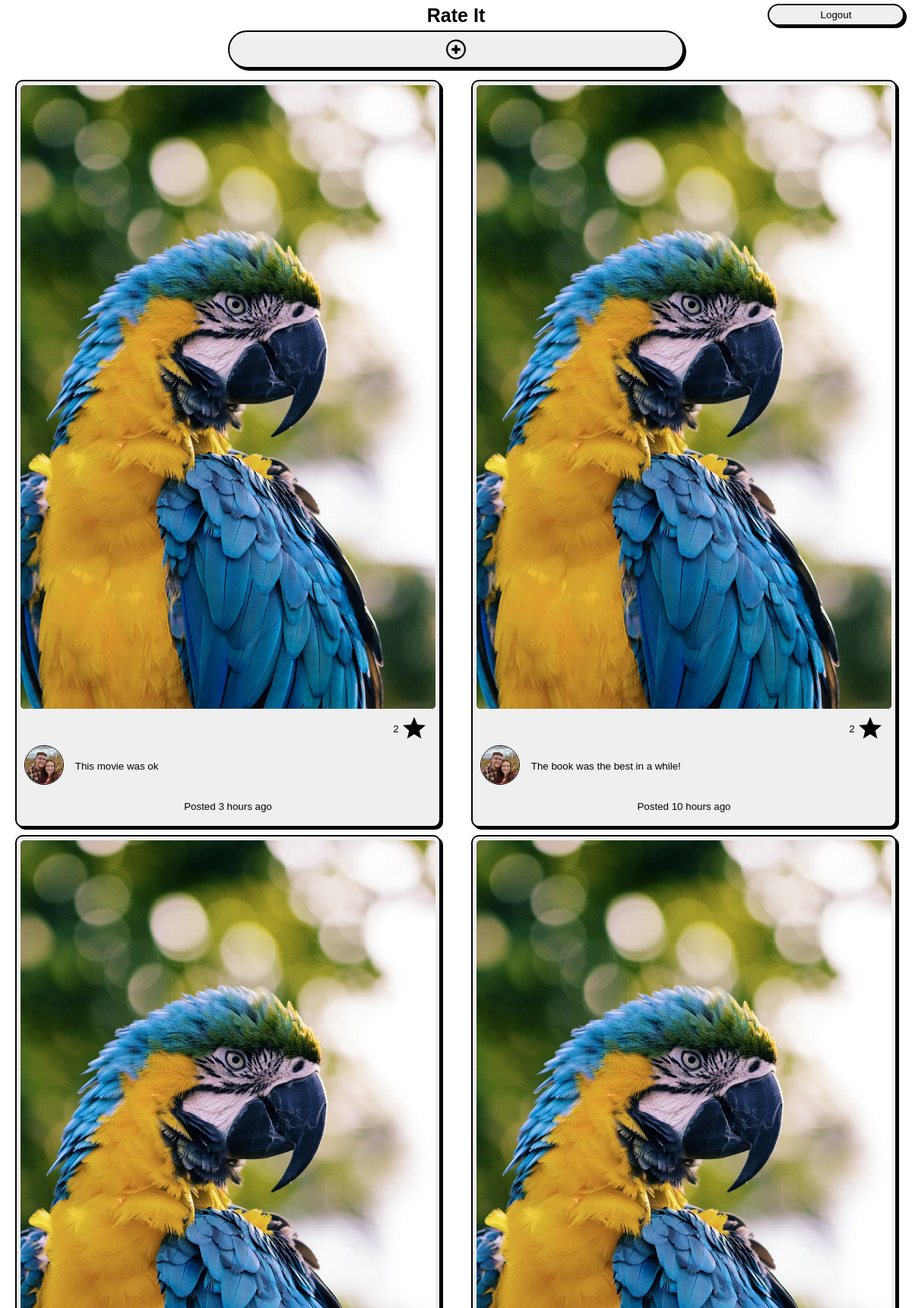
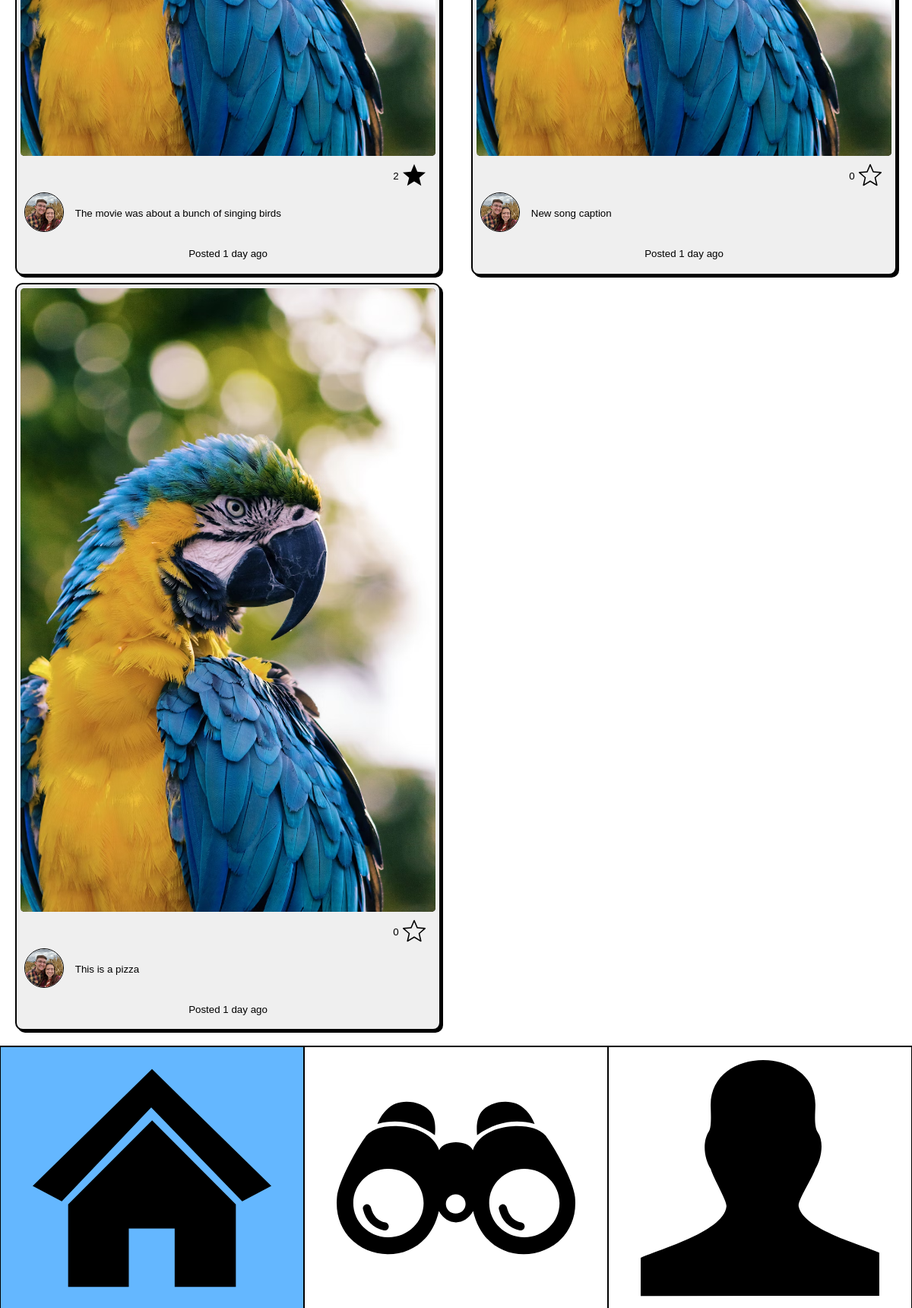
Screenshot of /home/ (signed in) with the database file from the repository (2 pictures, top to bottom).
### friends_haven_app/models.py (models this page shows, shortened)
class Post(models.Model):
    item_name = models.CharField(max_length=100)
    image = models.ImageField(upload_to='posts/', default=None, null=True, blank=True)
    creator = models.ForeignKey(Profile, on_delete=models.CASCADE)
    rate = models.IntegerField(default=0, validators=[MinValueValidator(0), MaxValueValidator(5)])
    caption = models.CharField(max_length=100)
    description = models.TextField(max_length=200)
    timestamp = models.DateTimeField(auto_now_add=True)
    category = models.ForeignKey(Category, on_delete=models.CASCADE, default=None, null=True,)
    community_rate = models.IntegerField(default=0)
    likes = models.IntegerField(default=0, null=True, blank=True)
    likedBy = models.CharField(max_length=50000,default=0, null=True, blank=True)
    sections = models.CharField(max_length=5000, null= True, blank=True)
    answers = models.CharField(max_length=5000, null= True, blank=True)
    def getSections(self):
        return json.loads(self.sections)
    def getAnswers(self):
        return json.loads(self.answers)
    def time_ago(self):
        current_time = datetime.now(timezone.utc)
        time_difference = current_time - self.timestamp.replace(tzinfo=timezone.utc)
        weeks, days = divmod(time_difference.days, 7)
        hours, remainder = divmod(time_difference.seconds, 3600)
        minutes, seconds = divmod(remainder, 60)
        if weeks == 1:
            return f"{weeks} week ago"
        elif weeks > 1:
            return f"{weeks} weeks ago"
        elif days == 1:
            return f"{days} day ago"
        elif days > 1:
            return f"{days} days ago"
        elif hours == 1:
            return f"{hours} hour ago"
        elif hours > 1:
            return f"{hours} hours ago"
        elif minutes == 1:
            return f"{minutes} minute ago"
        elif minutes > 1:
            return f"{minutes} minutes ago"
        elif seconds == 1:
            return f"{seconds} second ago"
        else:
            return f"{seconds} seconds ago"

class Profile(models.Model):
    user = models.OneToOneField(User, on_delete=models.CASCADE)
    profile_picture = models.ImageField(upload_to='profilePictures/', default=None, null=True, blank=True)
    description = models.TextField(max_length=200, default=None, null=True, blank=True)
    rates = models.IntegerField(default=0, null=True, blank=True)
    idolNum = models.IntegerField(default=0, null=True, blank=True)
    fanNum = models.IntegerField(default=0, null=True, blank=True)
    idols = models.CharField(max_length=50000,default=0, null=True, blank=True)
    fans = models.CharField(max_length=50000,default=0, null=True, blank=True)
    def __str__(self):
        return f'{self.user.username}'

### friends_haven_app/views.py (the view)
# urls.py: 2. Add a URL to urlpatterns:  path('', views.home, name='home')
@login_required(login_url='/')
def home(request):
    userProfile = Profile.objects.get(user=request.user)
    idols = json.loads(userProfile.idols)
    if idols == 0:
        idols = []
    posts = Post.objects.all().filter(creator__user__username__in=idols).order_by('-timestamp')
    left = posts[0::2]
    right = posts[1::2]
    data = {
        'userProfile': userProfile,
        'left': left,
        'right': right,
        'accessProfile': userProfile
    }
    return render(request, 'home.html', data)

### friends_haven_app/templates/home.html (shortened to what this page needs)
{% extends "base.html" %}
{% load static %}
{% block content %}
<head>
    <link rel="stylesheet" type="text/css" href="{% static 'css/home.css' %}">
</head>
<body>
    <h1>Rate It</h1>
    <div class="section">
        <a href="/create">
            <button id="create" class="top">
            </button>
        </a>
        {% include 'items.html' %}
    </div>
</body>
{% endblock %}

### friends_haven_app/templates/items.html (shortened to what this page needs)
{% load static %}
<div class="cols">
    {% if left %}
        <div class="colLeft col">
            {% for post in left %}
                <button class="item" onclick="enlarge(this)">
                    <img class="itemImg" src="{% static 'images/test.jpg' %}">
                    <div class="likes">
                        <p>{{ post.likes }}</p>
                        {% if accessProfile.user.username != post.creator.user.username and accessProfile.user.username not in post.likedBy %}
                            <form action="{% url 'likePost' post.id %}" method="post">
                                <label for="submitButton">
                                </label>
                            </form>
                        {% elif accessProfile.user.username != post.creator.user.username %}
                            <form action="{% url 'unlikePost' post.id %}" method="post">
                                <label for="submitButton">
                                </label>
                            </form>
                        {% endif %}
                    </div>
                    <div class="capCon">
                        <a href="/account/{{post.creator}}" class="profileLink">
                            {% if post.creator.profile_picture %}
                                <img class="profilePic" src="{{ post.creator.profile_picture.url }}" width="100%" height="100%">
                            {% else %}
                                <img class="profilePic" src="{% static 'images/default.jpg' %}" width="100%" height="100%">
                            {% endif %}
                        </a>
                        <p class="caption">{{ post.caption }}</p>
                    </div>
                    <p>Posted {{ post.time_ago }}</p>
                </button>
            {% endfor %}
        </div>
        <div class="colRight col">
            {% for post in right %}
            <button class="item" onclick="enlarge(this)">
                <img class="itemImg" src="{% static 'images/test.jpg' %}">
                <div class="likes">
                    <p>{{ post.likes }}</p>
                    {% if accessProfile.user.username != post.creator.user.username and accessProfile.user.username not in post.likedBy %}
                        <form action="{% url 'likePost' post.id %}" method="post">
                            <label for="submitButton{{post.id}}">
                            </label>
                        </form>
                    {% elif accessProfile.user.username != post.creator.user.username %}
                        <form action="{% url 'unlikePost' post.id %}" method="post">
                            <label for="submitButton{{post.id}}">
                            </label>
                        </form>
                    {% endif %}
                </div>
                <div class="capCon">
                    <a href="/account/{{post.creator}}" class="profileLink">
                        {% if post.creator.profile_picture %}
                            <img class="profilePic" src="{{ post.creator.profile_picture.url }}" width="100%" height="100%">
                        {% else %}
                            <img class="profilePic" src="{% static 'images/default.jpg' %}" width="100%" height="100%">
                        {% endif %}
                    </a>
                    <p class="caption">{{ post.caption }}</p>
                </div>
                <p>Posted {{ post.time_ago }}</p>
            </button>
            {% endfor %}
        </div>
    {% endif %}
</div>

### friends_haven_app/static/css/base.css (style rules this page uses)
:root { --background: white; --background-hover: rgb(244, 244, 244); --font-color: black; --font: 'Poppins', sans-serif }
* { font-family: var(--font); }
body *, body { max-width: 1200px; }
body { margin: 0 auto; background-color: var(--background); }
button * { color: black; }

### friends_haven_app/static/css/home.css (style rules this page uses)
:root { --itemHeight: 300px; }
.section { display: flex; justify-content: center; align-items: center; flex-direction: column; margin: 35px 0; }
div.cols { display: flex; flex-direction: row; align-items: start; justify-content: start; width: 100vw; }
div.cols div.col { display: flex; flex-direction: column; align-items: center; justify-content: start; flex-grow: 1; height: 100%; min-width: 125px; max-width: 50vw; margin: 5px; }
div.section div button { width: 95%; margin: 5px; border: 2px black solid; box-shadow: 3px 3px 0px black; border-radius: 10px; }
div.cols a { position: relative; z-index: 10; }
h1 { position: absolute; top: 20px; left: 50%; transform: translate(-50%,-50%); text-align: center; font-size: 25px; width: 100vw; margin: 0; }
.item { display: flex; flex-direction: column; justify-content: start; align-items: center; padding: 5px; transition: .5s all ease-out; }
.capCon { display: flex; justify-content: start; align-items: center; width: 100%; }
.profilePic { border: 1px solid black; border-radius: 50%; margin: 5px; max-width: 50px; max-height: 50px; aspect-ratio: 1; object-fit: cover; object-position: center center; }
.itemImg { width: 100%; margin: 0 auto; box-shadow: -2px -2px 0px black inset; border-radius: 5px; }
.caption { margin: 0 5px; width: 80%; color: var(--font-color); text-align: left; padding: 5px; }
.top { border: 2px black solid; box-shadow: 3px 3px 0px black; border-radius: 50px; display: flex; align-items: center; justify-content: center; width: 50vw; height: 50px; margin: 5px; padding: 10px; }
.likes { margin-top: 10px; width: 95%; display: flex; justify-content: end; align-items: center; }
.likes p { margin: 0 5px; }
.likes svg { width: 30px; height: 30px; }
.likes label { display: inline-block; cursor: pointer; }

### rows the page displays
Post: likes "2", creator.profile_picture (picture), caption "This movie was ok", time_ago "3 hours ago"
Post: likes "2", creator.profile_picture (picture), caption "The movie was about a bunch of singing birds", time_ago "1 day ago"
Post: likes "0", likedBy "[]" (drawn), creator.profile_picture (picture), caption "This is a pizza", time_ago "1 day ago"
Post: likes "2", creator.profile_picture (picture), caption "The book was the best in a while!", time_ago "10 hours ago"
Post: likes "0", creator.profile_picture (picture), caption "New song caption", time_ago "1 day ago"
